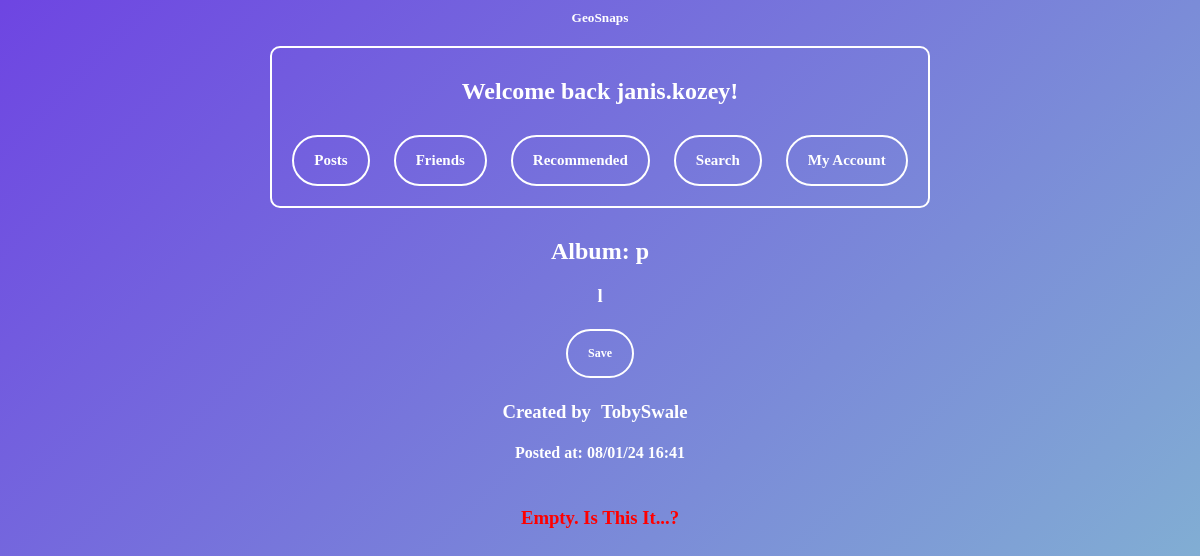
The app's page /viewalbum?id=1478 (signed in), older data.
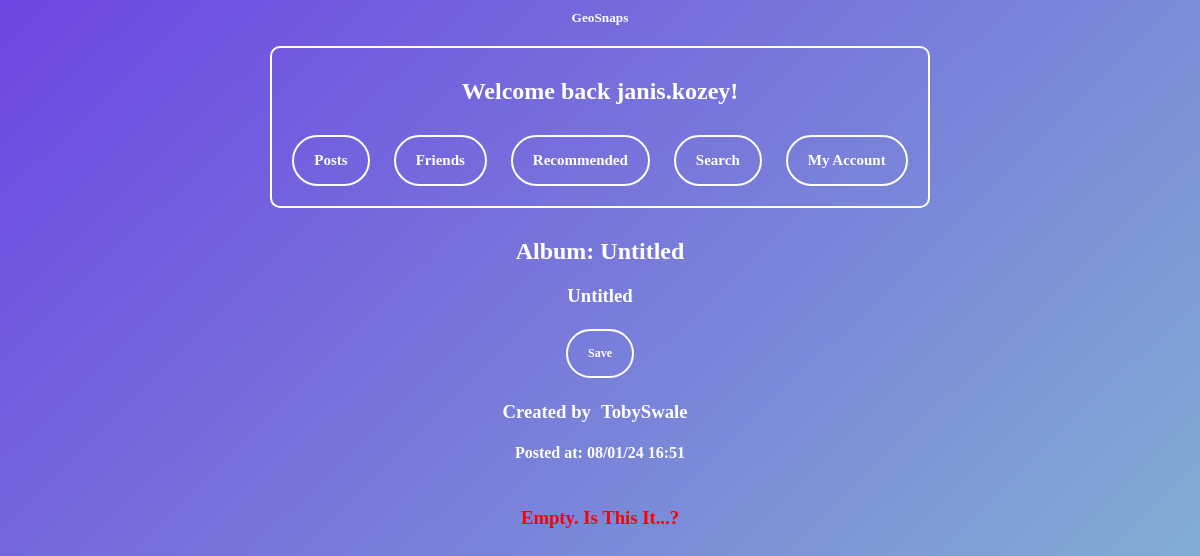
The same page, newer data.
### tables this page shows
CREATE TABLE "Posts" (
	"text"	TEXT,
	"timeposted"	TEXT,
	"user"	TEXT NOT NULL,
	"id"	INTEGER NOT NULL UNIQUE,
	"filename"	TEXT,
	"descr"	TEXT,
	"likes"	INTEGER DEFAULT 0,
	"dislikes"	INTEGER DEFAULT 0,
	"privacy"	TEXT,
	"lng"	TEXT,
	"lat"	TEXT,
	"album"	TEXT,
	"country"	TEXT,
	"city"	TEXT,
	PRIMARY KEY("id" AUTOINCREMENT)
);

### main.py (the view, shortened to what this page needs)
@web_site.route('/viewalbum', methods=['GET', 'POST'])
def viewalbum():
    listofpostids = []
    sorteddatetime = {}
    username = session["username"]
    albumid = request.args.get('id')
    con = sqlite3.connect('database.db')
    con.row_factory = sqlite3.Row
    sql = "SELECT privacy,user FROM Posts WHERE id = ?"
    cursor = con.cursor()
    cursor.execute(sql, (albumid,))
    postinfo = cursor.fetchall()
    if not postinfo:
        return render_template('404.html')
    getprivacy = postinfo[0]['privacy']
    getuser = postinfo[0]['user']
    sql = "SELECT status FROM friendrequests WHERE usersend = ? AND userreceive = ? "
    cursor = con.cursor()
    cursor.execute(sql, (username, getuser,))
    getstatus = cursor.fetchone()
    if getstatus is None:
        getstatus = "0"
    getstatus = getstatus[0]
    if getprivacy == "private" and getstatus != 2 and getuser != username:
        return redirect(url_for('viewaccount', id=getuser))
    con.row_factory = sqlite3.Row
    cursor = con.cursor()
    sql = "SELECT postid FROM albums WHERE albumid = ?"
    cursor.execute(sql, (albumid,))
    for row in cursor.fetchall():
        listofpostids.append(row[0])
    datetimedict = {}
    unformatposts = []
    sortedpostids = []
    for i in sorteddatetime:
        sortedpostids.append(i[0])  # once the dictinary is sorted in seconds ago then remove the seconds so just a list of postids in chronological order
    sortedpostids += unformatposts
    lnglatpoints = []
    filenames = []
    con.row_factory = sqlite3.Row
    cursor = con.cursor()
    postinfo = []
    cursor = con.cursor()
    con.row_factory = sqlite3.Row
    sql = "Select * FROM Posts WHERE id = ?"
    cursor = con.cursor()
    cursor.execute(sql, (albumid,))
    rows2 = cursor.fetchall() # rows 2 is for album info
    con = sqlite3.connect('database.db')
    sql = "SELECT savedpostid FROM savedposts WHERE savedpostid = ? and username = ?"
    cursor = con.cursor()
    cursor.execute(sql, (albumid, username))
    getsavedid = cursor.fetchone()
    if getsavedid is not None:
        checksaved = True
    else:
        checksaved = False
    imagesize = []
    return render_template("viewalbum.html", rows=postinfo, rows2=rows2,username=username, checksaved = checksaved, lnglatpoints = lnglatpoints, filenames = filenames,imagesize =imagesize)

### templates/viewalbum.html (shortened to what this page needs)
{% extends 'base.html' %}
{% block content %}
{% for row2 in rows2 %}
  <div class="text-container">
    <h2>Album: {{row2['text']}} </h2>
    <h3>{{row2['descr']}}</h3>
  </div>
<form method="POST">
  {% if checksaved == False %}
    <p><input type="submit" value="Save" name="save"></p>
  {% else %}
    <p><input type="submit" value="Unsave" name="unsave"></p>
  {% endif %}
</form>
<div class="namelink">
  {% if row2["user"] != username %}
    <h3>Created by<a href="/viewaccount?id={{row2['user']}}">{{row2['user']}}</a></h3>
  {% else %}
    <h3>Created by<a href="/account">{{row2['user']}}</a></h3>
  {% endif %}
  </div>
  {% if row2["timeposted"][-5:] == "12:51" %}
        <h4>Posted at: {{row2["timeposted"]}} ;)</h4><br><br>
  {% else %}
        <h4>Posted at: {{row2["timeposted"]}}</h4><br><br>
  {% endif %}
  {% if not rows %}
    <h3 style="color: red;">Empty. Is This It...?</h3>
  {% endif %}
<body>
  <div id="map" style="height: 600px;" class="map-container-big"></div>
</body>
<br>
{% endfor %}
{% endblock %}

### templates/base.html (shortened to what this page needs)
<html>
<head>
<link href="/static/style.css" rel="stylesheet">
</head>
<body>
<a href='/GeoSnaps' style="display: block; text-decoration: none; color: white; pointer-events: none;">
  <h5 style="margin: 0px;">
    <span style="pointer-events: auto;">GeoSnaps</span>
  </h5>
</a>
<div class="buttonbox">
  {% if session["username"] %}
    <h2>Welcome back {{ session["username"] }}!</h2>
    <a href ='/allposts' class="linkbutton">Posts</a>
    <a href ='/friends' class="linkbutton">Friends</a>
    <a href ='/recommended' class="linkbutton">Recommended</a>
    <a href ='/search' class="linkbutton">Search</a>
    <a href ='/account' class="linkbutton">My Account</a>
  {% else %}
    <h2>You are not logged in</h2>
    <a href ='/Index' class="linkbutton">Register</a>
    <a href ='/login' class="linkbutton">Login</a>
  {% endif %}
</div>
  {% block content %}{% endblock %}
</body>
</html>

### static/style.css (style rules this page uses)
body { background: linear-gradient(to bottom right, #6e45e2, #88d3ce); text-align: center; }
h2 { color:white; font-family:Verdana; }
h3 { color:white; font-family:Verdana; }
h4 { color:white; font-family:Verdana; margin-bottom: -10; }
h5 { color:white; font-family:Verdana; }
a { font-weight:bold; text-decoration:none; margin:10px; }
input[type=button], input[type=submit] { background-color: transparent; border: 2px solid white; font-family: "Verdana"; font-weight: 700; font-size: 12px; border-radius: 30px; color: white; padding: 15px 20px; text-decoration: none; margin: 4px 2px; cursor: pointer; align-items: center; justify-content: center; }
.linkbutton { display: inline-flex; align-items: center; justify-content: center; padding: 15px 20px; font-family: "Verdana"; font-weight: 700; font-size: 15px; text-decoration: none; color: #FFFFFF; border: 2px solid #FFFFFF; border-radius: 30px; }
.buttonbox { border: 2px solid white; border-radius: 10px; padding: 10px; margin: 10px; display: inline-block; }
.text-container { margin: 0 auto; text-align: center; width: 50%; max-width: 600px; overflow-wrap: anywhere; }
.map-container-big { width: 80%; height: 500px; margin-top: 10px; border-radius: 10px; overflow: hidden; margin: auto; }

### templates/viewalbum.html (style rules this page uses)
.namelink a { text-decoration: none; color: white; font-family:Verdana; }

Row changes from the older to the newer data that the page shows:
changed Posts "TobySwale": text "p" → "Untitled"; descr "l" → "Untitled"; timeposted "08/01/24 16:41" → "08/01/24 16:51"
